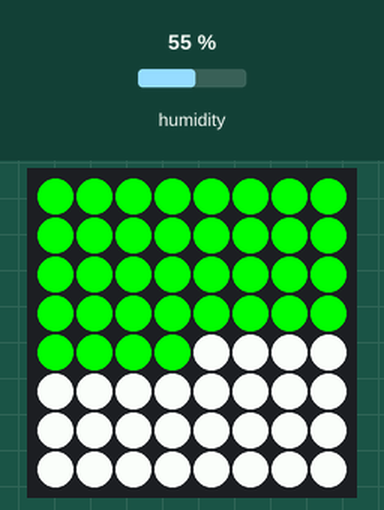
The program below on a simulated Raspberry Pi (BCM pin numbers) with a Sense HAT. On the bench: the Sense HAT's 8×8 RGB LED matrix. The inputs (shaded band) are chosen by the test bench; at power-on: humidity 55 %. What the program prints to the terminal is not drawn.

Above: at 1.2 s.
1.3 s: humidity set to 22 %
At 1.8 s:
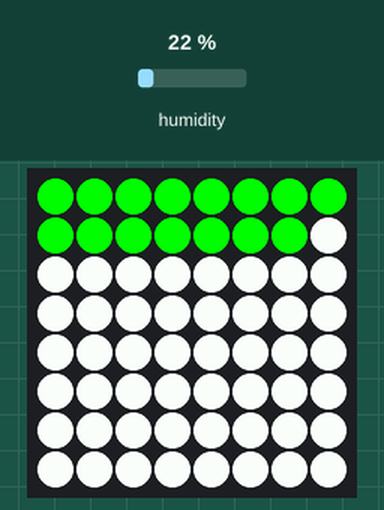
2.8 s: humidity set to 88 %
At 4.0 s:
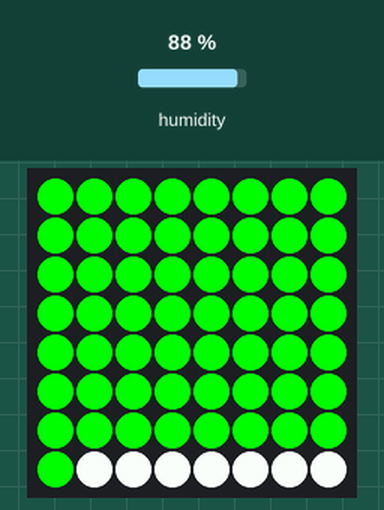
4.3 s: humidity set to 40 %
At 5.3 s:
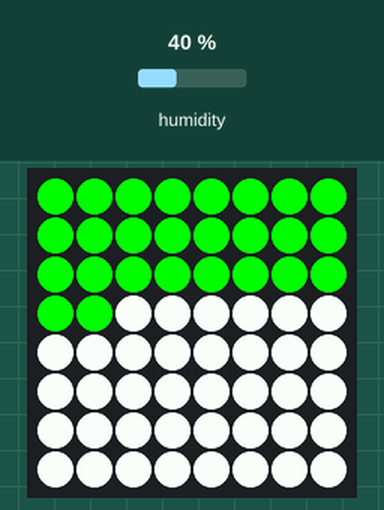
Timing chart, 0 to 7.0 s (numbered marks = the images above; inputs shaded):
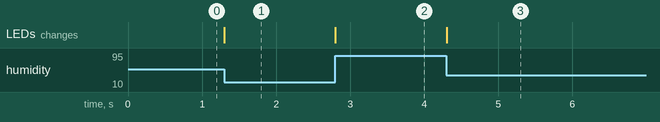

Measured:
- after the input at 1.3 s, the LEDs: change at once (image 1)
- after the input at 2.8 s, the LEDs: change at once (image 2)
- after the input at 4.3 s, the LEDs: change at once (image 3)

The program:

Sensehat_humidity.py
```python
#Islington College


from sense_hat import SenseHat #Calling Header file for SenseHat

sense = SenseHat()

green = (0, 255, 0) #Set Color to Green
white = (255, 255, 255) #set color for white

while True:
    humidity = sense.humidity #call humidity from sensehat
    humidity_value = 64 * humidity / 100 #Formula calculating humidity
    print(humidity) #Print humidity in console

    pixels = [green if i < humidity_value else white for i in range(64)]

    sense.set_pixels(pixels) # Print humidity in sensehat led
```
